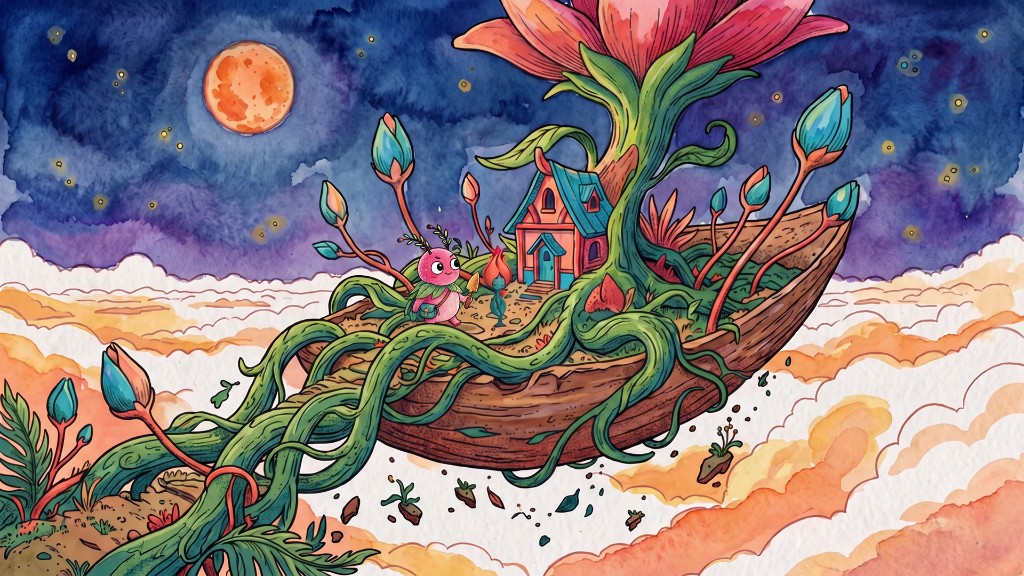
#> input picture references/01-sky-ark.jpg, 1024 x 576 px; its folder holds only this picture in this run
$ python analyse.py
#> lines starting #> are read from the running program, lines starting #| are printed output that depends on the picture
"""Pull the actual palette and saturation profile out of the style references.

Run from the repo root:  python3 references/analyse.py
Kept in the repo so the design tokens can be re-derived if the references change.
"""

import colorsys
import pathlib

from PIL import Image

REFS = sorted(pathlib.Path(__file__).parent.glob("*.jpg"))


def hex_of(rgb):
    return "#{:02x}{:02x}{:02x}".format(*rgb)


for path in REFS:
    img = Image.open(path).convert("RGB")
#> img is the input picture: PIL image 1024x576 RGB; mean R, G, B 134.7, 121.1, 125.2
    small = img.resize((200, 112))
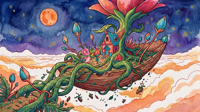
#> small: PIL image 200x112 RGB; mean R, G, B 134.7, 121.1, 125.2

    # Dominant colours by simple quantisation.
    quant = small.quantize(colors=8, method=Image.Quantize.MEDIANCUT)
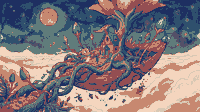
#> quant: PIL image 200x112 P; mean R, G, B 130.7, 118.4, 122.7
    palette = quant.getpalette()
#> palette = [244, 213, 190, 216, 200, 180, 199, 136, 112, 96, 124, 123, 148, 78, 82, 84, 80, 104, 47, 80, 109, 30, 47, 97]
    counts = sorted(quant.getcolors(), reverse=True)
#> counts = [(3901, 3), (3404, 2), (3329, 0), (3293, 6), (2728, 4), (2562, 7), (1970, 5), (1213, 1)]
    total = sum(c for c, _ in counts)
#> total = 22400

    dominant = []
    for count, idx in counts:
        rgb = tuple(palette[idx * 3 : idx * 3 + 3])
        dominant.append((hex_of(rgb), round(100 * count / total)))
#> this loop made 8 passes
#> (count, idx, rgb) on passes 1 to 8: (3901, 3, (96, 124, 123)), (3404, 2, (199, 136, 112)), (3329, 0, (244, 213, 190)), (3293, 6, (47, 80, 109)), (2728, 4, (148, 78, 82)), (2562, 7, (30, 47, 97)), (1970, 5, (84, 80, 104)), (1213, 1, (216, 200, 180))
#> after the loop, dominant = [('#607c7b', 17), ('#c78870', 15), ('#f4d5be', 15), ('#2f506d', 15), ('#944e52', 12), ('#1e2f61', 11), ('#545068', 9), ('#d8c8b4', 5)]

    # Saturation + value distribution over every pixel.
    sats, vals = [], []
    for r, g, b in small.getdata():
        _, _, s = colorsys.rgb_to_hsv(r / 255, g / 255, b / 255)
        h, _, v = colorsys.rgb_to_hsv(r / 255, g / 255, b / 255)
        _, s, v = colorsys.rgb_to_hsv(r / 255, g / 255, b / 255)
        sats.append(s)
        vals.append(v)
#> this loop made 22400 passes
#> (r, g, b, h) on passes 1 to 3: (2, 22, 87, 0.627), (2, 21, 86, 0.629), (2, 20, 85, 0.631)
#> after the loop, sats = 22400 items; vals = 22400 items

    sats.sort()
    vals.sort()
    n = len(sats)
#> n = 22400

    def pct(seq, p):
        return round(seq[int(p * (n - 1))], 2)

    print(f"\n=== {path.name}  ({img.width}x{img.height}, {img.width / img.height:.2f}:1)")
#| === 01-sky-ark.jpg  (1024x576, 1.78:1)
    print("  dominant:", "  ".join(f"{h} {p}%" for h, p in dominant))
#|   dominant: #607c7b 17%  #c78870 15%  #f4d5be 15%  #2f506d 15%  #944e52 12%  #1e2f61 11%  #545068 9%  #d8c8b4 5%
    print(
        f"  saturation  median {pct(sats, 0.5)}  p90 {pct(sats, 0.9)}  p99 {pct(sats, 0.99)}"
    )
#|   saturation  median 0.46  p90 0.7  p99 0.89
    print(f"  value       median {pct(vals, 0.5)}  p10 {pct(vals, 0.1)}  p90 {pct(vals, 0.9)}")
#|   value       median 0.6  p10 0.36  p90 0.95

$ run again, on references/06-wind-chimes.jpg
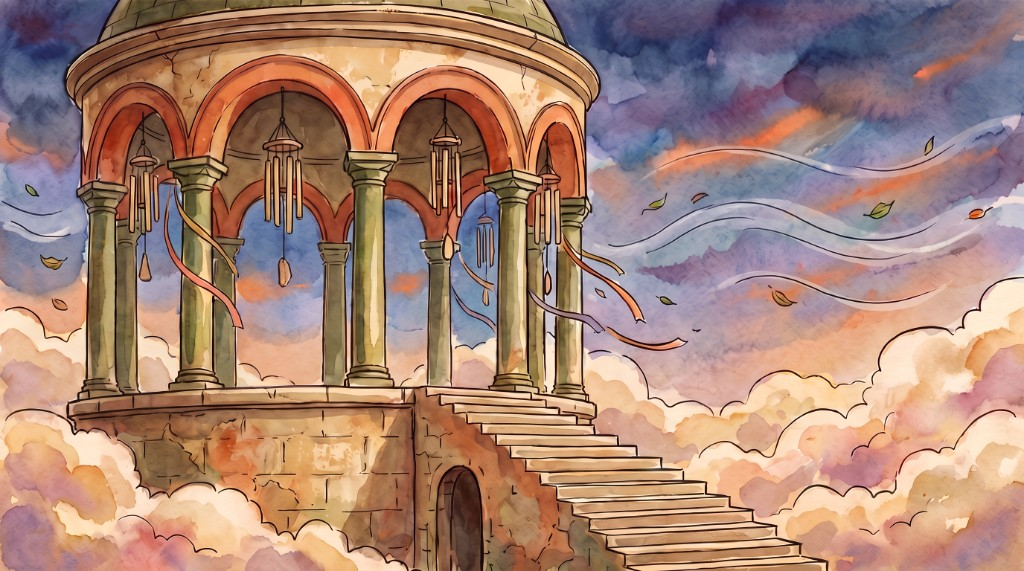
#> input picture references/06-wind-chimes.jpg, 1024 x 571 px
#> img is the input picture: PIL image 1024x571 RGB; mean R, G, B 168.4, 133.8, 118.9
#> `small = img.resize((200, 112))`:
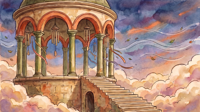
#> small: PIL image 200x112 RGB; mean R, G, B 168.4, 133.8, 118.9
#> `quant = small.quantize(colors=8, method=Image.Quantize.MEDIANCUT)`:
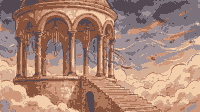
#> quant: PIL image 200x112 P; mean R, G, B 169.6, 133.4, 117.4
#> palette = [242, 206, 171, 214, 174, 148, 206, 151, 122, 160, 146, 151, 174, 120, 92, 124, 114, 123, 135, 83, 60, 84, 72, 82]
#> counts = [(3496, 6), (3103, 2), (2999, 4), (2973, 1), (2904, 3), (2493, 5), (2427, 0), (2005, 7)]
#> total = 22400
#> the loop `for count, idx in counts:` made 8 passes
#> (count, idx, rgb) on passes 1 to 8: (3496, 6, (135, 83, 60)), (3103, 2, (206, 151, 122)), (2999, 4, (174, 120, 92)), (2973, 1, (214, 174, 148)), (2904, 3, (160, 146, 151)), (2493, 5, (124, 114, 123)), (2427, 0, (242, 206, 171)), (2005, 7, (84, 72, 82))
#> after the loop `for count, idx in counts:`: dominant = [('#87533c', 16), ('#ce977a', 14), ('#ae785c', 13), ('#d6ae94', 13), ('#a09297', 13), ('#7c727b', 11), ('#f2ceab', 11), ('#544852', 9)]
#> the loop `for r, g, b in small.getdata():` made 22400 passes
#> (r, g, b, h) on passes 1 to 3: (122, 112, 141, 0.724), (117, 106, 140, 0.721), (108, 98, 132, 0.716)
#> after the loop `for r, g, b in small.getdata():`: sats = 22400 items
#> n = 22400
#| === 06-wind-chimes.jpg  (1024x571, 1.79:1)
#|   dominant: #87533c 16%  #ce977a 14%  #ae785c 13%  #d6ae94 13%  #a09297 13%  #7c727b 11%  #f2ceab 11%  #544852 9%
#|   saturation  median 0.37  p90 0.58  p99 0.74
#|   value       median 0.69  p10 0.44  p90 0.94

$ run again, on references/07-canyon-falls.jpg
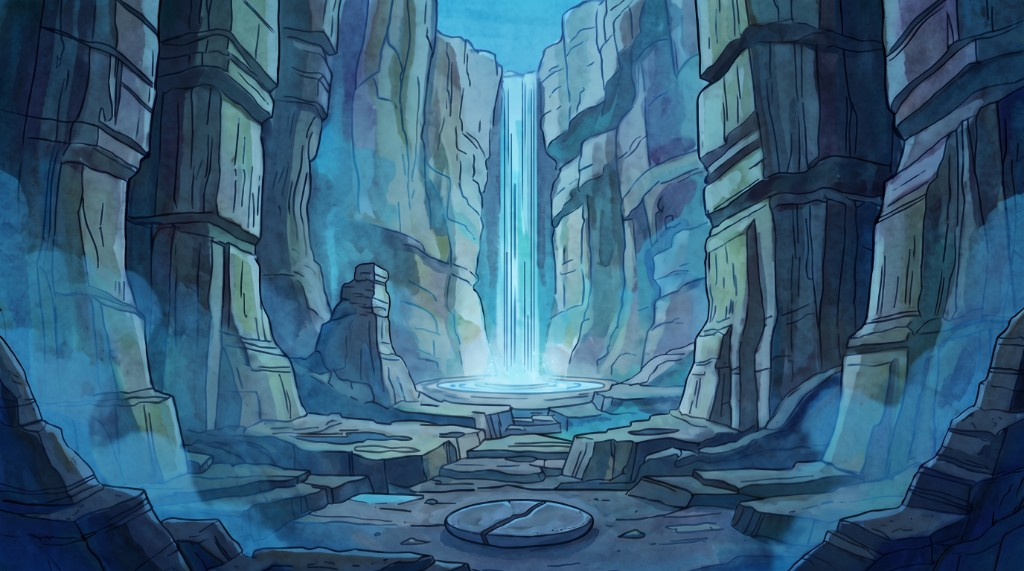
#> input picture references/07-canyon-falls.jpg, 1024 x 571 px
#> img is the input picture: PIL image 1024x571 RGB; mean R, G, B 55.6, 94.6, 121.2
#> `small = img.resize((200, 112))`:
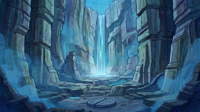
#> small: PIL image 200x112 RGB; mean R, G, B 55.6, 94.6, 121.2
#> `quant = small.quantize(colors=8, method=Image.Quantize.MEDIANCUT)`:
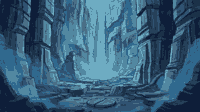
#> quant: PIL image 200x112 P; mean R, G, B 54.6, 93.4, 120.3
#> palette = [110, 172, 194, 82, 136, 161, 74, 111, 135, 48, 105, 142, 48, 83, 114, 38, 65, 90, 27, 49, 72, 14, 30, 57]
#> counts = [(3506, 1), (3111, 4), (2945, 5), (2774, 7), (2718, 3), (2623, 6), (2376, 0), (2347, 2)]
#> total = 22400
#> the loop `for count, idx in counts:` made 8 passes
#> (count, idx, rgb) on passes 1 to 8: (3506, 1, (82, 136, 161)), (3111, 4, (48, 83, 114)), (2945, 5, (38, 65, 90)), (2774, 7, (14, 30, 57)), (2718, 3, (48, 105, 142)), (2623, 6, (27, 49, 72)), (2376, 0, (110, 172, 194)), (2347, 2, (74, 111, 135))
#> after the loop `for count, idx in counts:`: dominant = [('#5288a1', 16), ('#305372', 14), ('#26415a', 13), ('#0e1e39', 12), ('#30698e', 12), ('#1b3148', 12), ('#6eacc2', 11), ('#4a6f87', 10)]
#> the loop `for r, g, b in small.getdata():` made 22400 passes
#> (r, g, b, h) on passes 1 to 3: (20, 60, 86, 0.566), (13, 44, 62, 0.561), (10, 35, 49, 0.56)
#> after the loop `for r, g, b in small.getdata():`: sats = 22400 items
#> n = 22400
#| === 07-canyon-falls.jpg  (1024x571, 1.79:1)
#|   dominant: #5288a1 16%  #305372 14%  #26415a 13%  #0e1e39 12%  #30698e 12%  #1b3148 12%  #6eacc2 11%  #4a6f87 10%
#|   saturation  median 0.57  p90 0.74  p99 0.89
#|   value       median 0.48  p10 0.24  p90 0.7

$ run again, on references/02-canyon-guardian.jpg
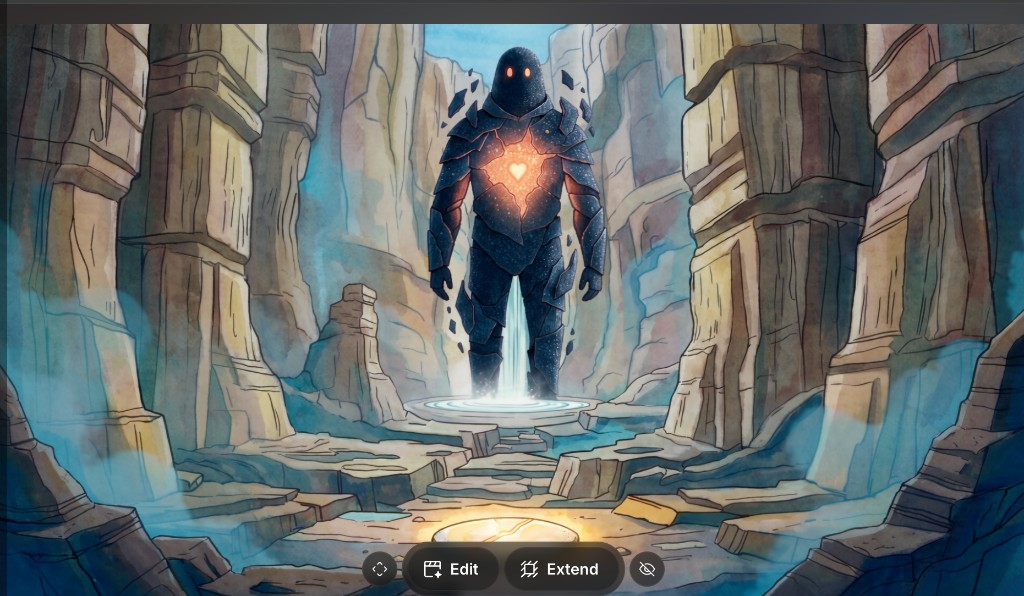
#> input picture references/02-canyon-guardian.jpg, 1024 x 596 px
#> img is the input picture: PIL image 1024x596 RGB; mean R, G, B 101.1, 107.1, 106
#> `small = img.resize((200, 112))`:
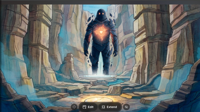
#> small: PIL image 200x112 RGB; mean R, G, B 101.1, 107.1, 106
#> `quant = small.quantize(colors=8, method=Image.Quantize.MEDIANCUT)`:
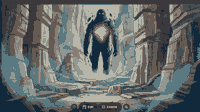
#> quant: PIL image 200x112 P; mean R, G, B 100.6, 106.1, 105
#> palette = [183, 182, 168, 145, 152, 145, 136, 126, 117, 90, 121, 129, 102, 91, 82, 67, 80, 85, 59, 57, 59, 18, 40, 59]
#> counts = [(3453, 6), (3328, 4), (3166, 1), (2937, 3), (2566, 0), (2428, 2), (2352, 7), (2170, 5)]
#> total = 22400
#> the loop `for count, idx in counts:` made 8 passes
#> (count, idx, rgb) on passes 1 to 8: (3453, 6, (59, 57, 59)), (3328, 4, (102, 91, 82)), (3166, 1, (145, 152, 145)), (2937, 3, (90, 121, 129)), (2566, 0, (183, 182, 168)), (2428, 2, (136, 126, 117)), (2352, 7, (18, 40, 59)), (2170, 5, (67, 80, 85))
#> after the loop `for count, idx in counts:`: dominant = [('#3b393b', 15), ('#665b52', 15), ('#919891', 14), ('#5a7981', 13), ('#b7b6a8', 11), ('#887e75', 11), ('#12283b', 10), ('#435055', 10)]
#> the loop `for r, g, b in small.getdata():` made 22400 passes
#> (r, g, b, h) on passes 1 to 3: (34, 34, 34, 0), (49, 49, 49, 0), (59, 59, 59, 0)
#> after the loop `for r, g, b in small.getdata():`: sats = 22400 items
#> n = 22400
#| === 02-canyon-guardian.jpg  (1024x596, 1.72:1)
#|   dominant: #3b393b 15%  #665b52 15%  #919891 14%  #5a7981 13%  #b7b6a8 11%  #887e75 11%  #12283b 10%  #435055 10%
#|   saturation  median 0.2  p90 0.55  p99 0.99
#|   value       median 0.45  p10 0.23  p90 0.7
